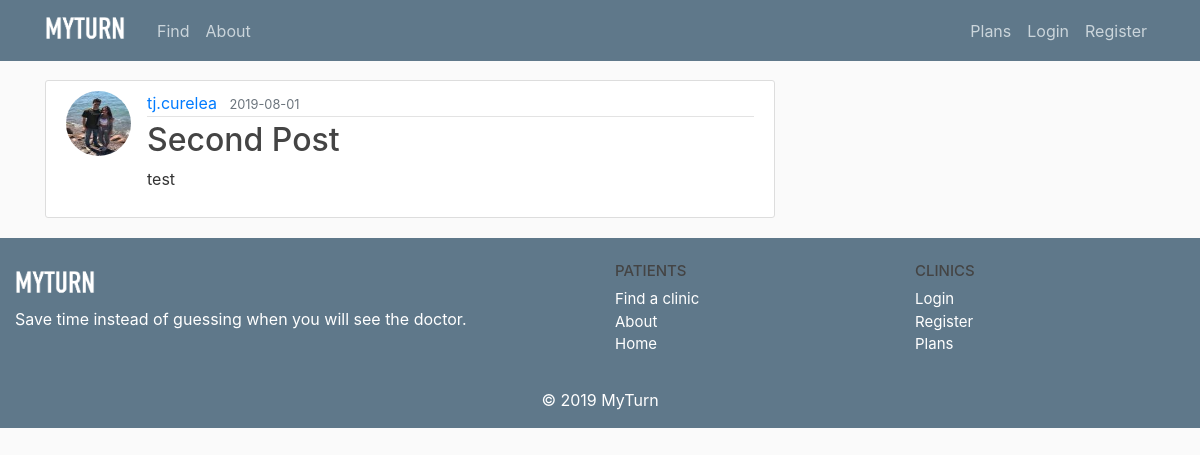
Screenshot of /post/2 with the database file from the repository.
### flaskblog/models.py (models this page shows, shortened)
class User(db.Model, UserMixin):
    id = db.Column(db.Integer, primary_key=True)
    username = db.Column(db.String(20), unique=True, nullable=False)
    email = db.Column(db.String(120), unique=True, nullable=False)
    image_file = db.Column(db.String(20), nullable=False, default='default.jpg')
    password = db.Column(db.String(60), nullable=False)
    posts = db.relationship('Post', backref='author', lazy=True)

class Post(db.Model):
    id = db.Column(db.Integer, primary_key=True)
    title = db.Column(db.String(100), nullable=False)
    date_posted = db.Column(db.DateTime, nullable=False, default=datetime.utcnow)
    content = db.Column(db.Text, nullable=False)
    user_id = db.Column(db.Integer, db.ForeignKey('user.id'), nullable=False)

### flaskblog/posts/routes.py (the view)
@posts.route("/post/<int:post_id>")
def post(post_id):
    post = Post.query.get_or_404(post_id)
    return render_template('post.html', title=post.title, post=post)

### flaskblog/templates/post.html (shortened to what this page needs)
{% extends "layout.html" %}
{% block content %}
  <article class="media content-section">
    <img class="rounded-circle article-img" src="{{ url_for('static', filename='profile_pics/' + post.author.image_file) }}">
    <div class="media-body">
      <div class="article-metadata">
        <a class="mr-2" href="{{ url_for('users.user_posts', username=post.author.username) }}">{{ post.author.username }}</a>
        <small class="text-muted">{{ post.date_posted.strftime('%Y-%m-%d') }}</small>
      </div>
      <h2 class="article-title">{{ post.title }}</h2>
      <p class="article-content">{{ post.content }}</p>
    </div>
  </article>
{% endblock content %}

### flaskblog/static/main.css (style rules this page uses)
body { background: #fafafa; color: #333333; margin-top: 5rem; }
h1, h2, h3, h4, h5, h6 { color: #444444; }
.content-section { background: #ffffff; padding: 10px 20px; border: 1px solid #dddddd; border-radius: 3px; margin-bottom: 20px; }
.article-title { color: #444444; }
.article-content { white-space: pre-line; }
.article-img { height: 65px; width: 65px; margin-right: 16px; }
.article-metadata { padding-bottom: 1px; margin-bottom: 4px; border-bottom: 1px solid #e3e3e3 }

### rows the page displays
User: image_file (picture), author.username "tj.curelea"
Post: date_posted "2019-08-01", title "Second Post", content "test"
